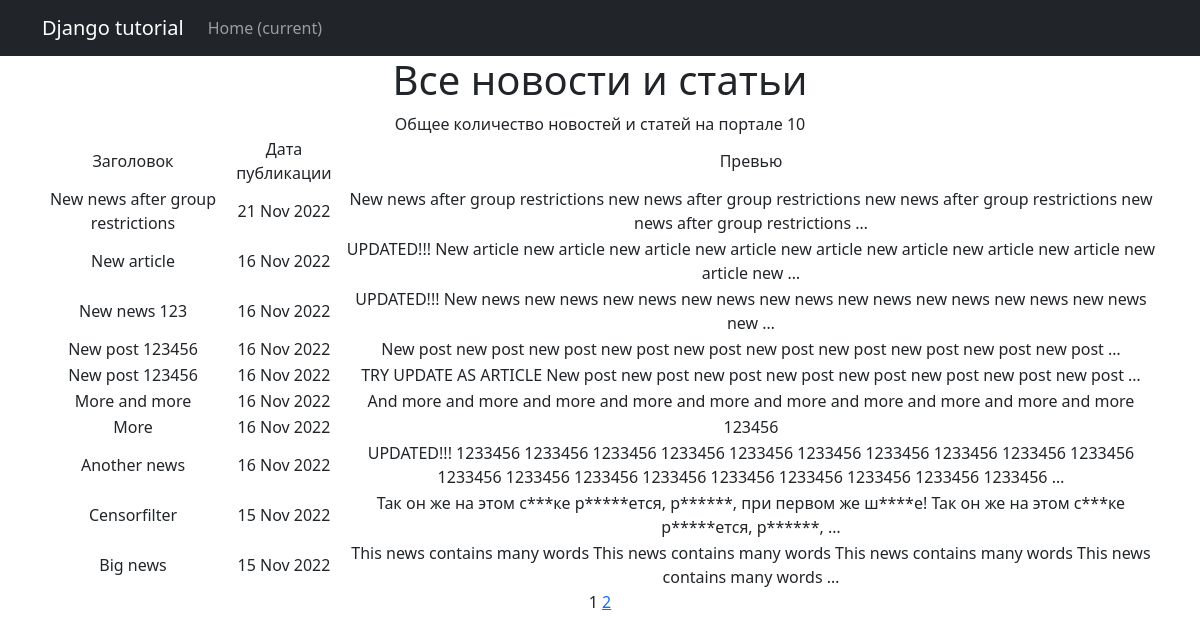
Before: /news/ with the older database file.
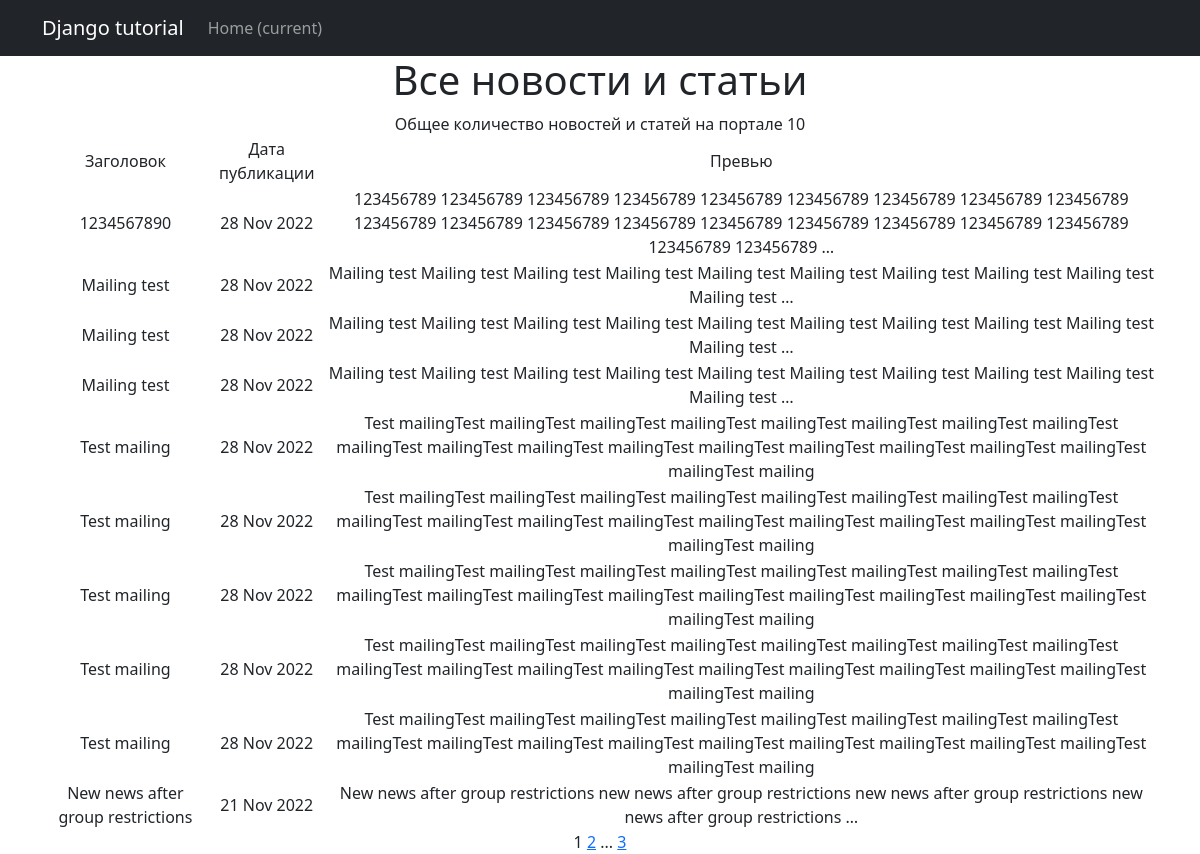
After: the same page with the newer database file.
### news/models.py (models this page shows, shortened)
class Post(models.Model):
    article = 'A'
    news = 'N'
    POSITIONS = [
        (article, 'Статья'),
        (news, 'Новость')
    ]
    type = models.CharField(max_length=1, choices=POSITIONS, default=news)
    time_creating = models.DateTimeField(auto_now_add=True)
    title = models.CharField(max_length=100)
    text = models.TextField()
    rate = models.IntegerField(default=0)
    author = models.ForeignKey(Author, on_delete=models.CASCADE)
    category = models.ManyToManyField(Category, through='PostCategory')

### news/views.py (the view)
# urls.py: path('news/', PostList.as_view(), name='List'),
class PostList(ListView):
    model = Post
    ordering = '-time_creating'
    template_name = 'news.html'
    context_object_name = 'posts'
    paginate_by = 10

### news/templatetags/custom_filters.py (called while the page is built)
@register.filter()
def censor(value):
    if not isinstance(value, str):
        raise TypeError('Incorrect type for filter "censor"')
    words = ['скач', 'редиска', 'раскол', 'раскал', 'шухер']
    value.lower()
    for i in words:
        j = 0
        while j >= 0:
            j = value.find(i)
            if j != -1:
                new_value = value[:j+1] + (len(i) - 1) * '*' + value[j+len(i):]
                value = new_value
    return value

### templates/news.html (shortened to what this page needs)
{% extends 'default.html' %}
{% load custom_filters %}
{% block content %}
<h1>Все новости и статьи</h1>
    {% if posts %}
        Общее количество новостей и статей на портале
        {{ posts|length }}
        <table align="center">
            <tr>
                <td>Заголовок</td>
                <td>Дата публикации</td>
                <td>Превью</td>
            </tr>
            {% for post in posts %}
            <tr>
                <td>{{ post.title }}</td>
                <td>{{ post.time_creating|date:'d M Y' }}</td>
                <td>{{ post.text|truncatewords:20|censor }}</td>
            </tr>
            {% endfor %}
        </table>
    {% else %}
        <h2>Новостей и статей нет!</h2>
    {% endif %}
   {{ page_obj.number }}
   {% if page_obj.has_next %}
       <a href="?page={{ page_obj.next_page_number }}">{{ page_obj.next_page_number }}</a>
       {% if paginator.num_pages != page_obj.next_page_number %}
           ...
           <a href="?page={{ page_obj.paginator.num_pages }}">{{ page_obj.paginator.num_pages }}</a>
       {% endif %}
   {% endif %}
{% endblock content %}

Changed rows visible on the page:
no longer on this page (row unchanged): Post: title "New article", time_creating "16 Nov 2022", text|censor "UPDATED!!! New article new article new article new article new article new article new article new article new article new …"
no longer on this page (row unchanged): Post: title "New news 123", time_creating "16 Nov 2022", text|censor "UPDATED!!! New news new news new news new news new news new news new news new news new news new …"
no longer on this page (row unchanged): Post: title "New post 123456", time_creating "16 Nov 2022", text|censor "New post new post new post new post new post new post new post new post new post new post …"
no longer on this page (row unchanged): Post: title "New post 123456", time_creating "16 Nov 2022", text|censor "TRY UPDATE AS ARTICLE New post new post new post new post new post new post new post new post …"
no longer on this page (row unchanged): Post: title "More and more", time_creating "16 Nov 2022", text|censor "And more and more and more and more and more and more and more and more and more and more"
no longer on this page (row unchanged): Post: title "More", time_creating "16 Nov 2022", text|censor "123456"
no longer on this page (row unchanged): Post: title "Another news", time_creating "16 Nov 2022", text|censor "UPDATED!!! 1233456 1233456 1233456 1233456 1233456 1233456 1233456 1233456 1233456 1233456 1233456 1233456 1233456 1233456 1233456 1233456 1233456 1233456 1233456 …"
no longer on this page (row unchanged): Post: title "Censorfilter", time_creating "15 Nov 2022", text|censor "Так он же на этом с***ке р*****ется, р******, при первом же ш****е! Так он же на этом с***ке р*****ется, р******, …"
no longer on this page (row unchanged): Post: title "Big news", time_creating "15 Nov 2022", text|censor "This news contains many words This news contains many words This news contains many words This news contains many words …"
added Post: title "1234567890", time_creating "28 Nov 2022", text|censor "123456789 123456789 123456789 123456789 123456789 123456789 123456789 123456789 123456789 123456789 123456789 123456789 123456789 123456789 123456789 123456789 123456789 123456789 123456789 123456789 …"
added Post: title "Mailing test", time_creating "28 Nov 2022", text|censor "Mailing test Mailing test Mailing test Mailing test Mailing test Mailing test Mailing test Mailing test Mailing test Mailing test …"
added Post: title "Mailing test", time_creating "28 Nov 2022", text|censor "Mailing test Mailing test Mailing test Mailing test Mailing test Mailing test Mailing test Mailing test Mailing test Mailing test …"
added Post: title "Mailing test", time_creating "28 Nov 2022", text|censor "Mailing test Mailing test Mailing test Mailing test Mailing test Mailing test Mailing test Mailing test Mailing test Mailing test …"
added Post: title "Test mailing", time_creating "28 Nov 2022", text|censor "Test mailingTest mailingTest mailingTest mailingTest mailingTest mailingTest mailingTest mailingTest mailingTest mailingTest mailingTest mailingTest mailingTest mailingTest mailingTest mailingTest mailingTest mailingTest mailing"
added Post: title "Test mailing", time_creating "28 Nov 2022", text|censor "Test mailingTest mailingTest mailingTest mailingTest mailingTest mailingTest mailingTest mailingTest mailingTest mailingTest mailingTest mailingTest mailingTest mailingTest mailingTest mailingTest mailingTest mailingTest mailing"
added Post: title "Test mailing", time_creating "28 Nov 2022", text|censor "Test mailingTest mailingTest mailingTest mailingTest mailingTest mailingTest mailingTest mailingTest mailingTest mailingTest mailingTest mailingTest mailingTest mailingTest mailingTest mailingTest mailingTest mailingTest mailing"
added Post: title "Test mailing", time_creating "28 Nov 2022", text|censor "Test mailingTest mailingTest mailingTest mailingTest mailingTest mailingTest mailingTest mailingTest mailingTest mailingTest mailingTest mailingTest mailingTest mailingTest mailingTest mailingTest mailingTest mailingTest mailing"
added Post: title "Test mailing", time_creating "28 Nov 2022", text|censor "Test mailingTest mailingTest mailingTest mailingTest mailingTest mailingTest mailingTest mailingTest mailingTest mailingTest mailingTest mailingTest mailingTest mailingTest mailingTest mailingTest mailingTest mailingTest mailing"
Other visible differences:
{{ page_obj.paginator.num_pages }}: (not shown) → "3"
